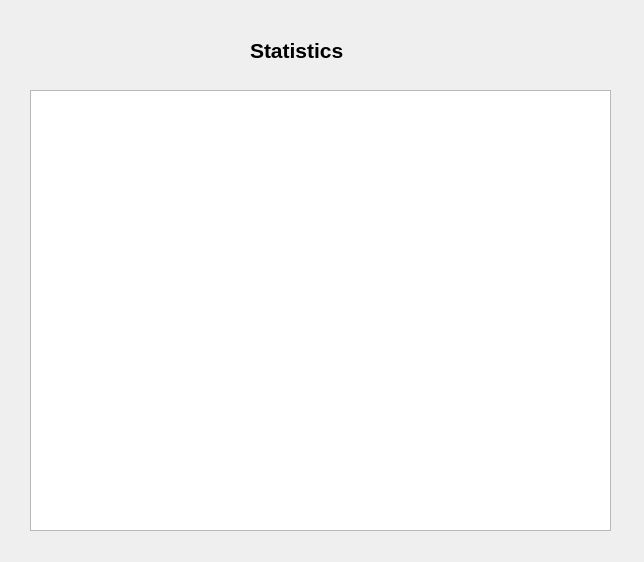
<?xml version="1.0" encoding="UTF-8"?>
<ui version="4.0">
 <class>showstatswindow</class>
 <widget class="QDialog" name="showstatswindow">
  <property name="geometry">
   <rect>
    <x>0</x>
    <y>0</y>
    <width>644</width>
    <height>562</height>
   </rect>
  </property>
  <property name="windowTitle">
   <string>Dialog</string>
  </property>
  <widget class="QTableWidget" name="tableWidget">
   <property name="geometry">
    <rect>
     <x>30</x>
     <y>90</y>
     <width>581</width>
     <height>441</height>
    </rect>
   </property>
  </widget>
  <widget class="QLabel" name="label">
   <property name="geometry">
    <rect>
     <x>250</x>
     <y>30</y>
     <width>131</width>
     <height>41</height>
    </rect>
   </property>
   <property name="font">
    <font>
     <pointsize>16</pointsize>
     <bold>true</bold>
    </font>
   </property>
   <property name="text">
    <string>Statistics</string>
   </property>
  </widget>
 </widget>
 <resources/>
 <connections/>
</ui>
